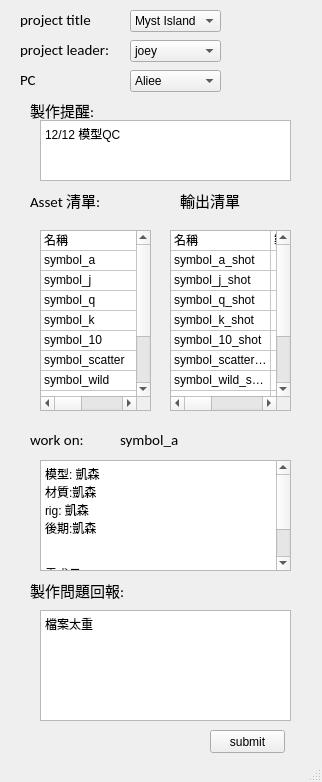
<?xml version="1.0" encoding="UTF-8"?>
<ui version="4.0">
 <class>MainWindow</class>
 <widget class="QMainWindow" name="MainWindow">
  <property name="geometry">
   <rect>
    <x>0</x>
    <y>0</y>
    <width>322</width>
    <height>782</height>
   </rect>
  </property>
  <property name="windowTitle">
   <string>MainWindow</string>
  </property>
  <widget class="QWidget" name="centralwidget">
   <widget class="QLabel" name="label">
    <property name="geometry">
     <rect>
      <x>20</x>
      <y>40</y>
      <width>111</width>
      <height>20</height>
     </rect>
    </property>
    <property name="font">
     <font>
      <family>Calibri</family>
      <pointsize>11</pointsize>
     </font>
    </property>
    <property name="text">
     <string>project leader:</string>
    </property>
   </widget>
   <widget class="QComboBox" name="comboBox">
    <property name="geometry">
     <rect>
      <x>130</x>
      <y>40</y>
      <width>91</width>
      <height>22</height>
     </rect>
    </property>
    <item>
     <property name="text">
      <string>joey</string>
     </property>
    </item>
    <item>
     <property name="text">
      <string>alpha</string>
     </property>
    </item>
    <item>
     <property name="text">
      <string>sandy</string>
     </property>
    </item>
    <item>
     <property name="text">
      <string>逸倫</string>
     </property>
    </item>
    <item>
     <property name="text">
      <string>Kander</string>
     </property>
    </item>
    <item>
     <property name="text">
      <string>建昌</string>
     </property>
    </item>
    <item>
     <property name="text">
      <string>Duke</string>
     </property>
    </item>
   </widget>
   <widget class="QComboBox" name="comboBox_2">
    <property name="geometry">
     <rect>
      <x>130</x>
      <y>10</y>
      <width>91</width>
      <height>22</height>
     </rect>
    </property>
    <item>
     <property name="text">
      <string>Myst Island</string>
     </property>
    </item>
    <item>
     <property name="text">
      <string>奧林帕斯</string>
     </property>
    </item>
    <item>
     <property name="text">
      <string>女媧</string>
     </property>
    </item>
   </widget>
   <widget class="QLabel" name="label_6">
    <property name="geometry">
     <rect>
      <x>20</x>
      <y>10</y>
      <width>111</width>
      <height>20</height>
     </rect>
    </property>
    <property name="font">
     <font>
      <family>Calibri</family>
      <pointsize>11</pointsize>
     </font>
    </property>
    <property name="text">
     <string>project title</string>
    </property>
   </widget>
   <widget class="QLabel" name="label_3">
    <property name="geometry">
     <rect>
      <x>30</x>
      <y>190</y>
      <width>111</width>
      <height>20</height>
     </rect>
    </property>
    <property name="font">
     <font>
      <family>Calibri</family>
      <pointsize>11</pointsize>
     </font>
    </property>
    <property name="text">
     <string>Asset 清單:</string>
    </property>
   </widget>
   <widget class="QTableWidget" name="tableWidget_4">
    <property name="geometry">
     <rect>
      <x>170</x>
      <y>230</y>
      <width>121</width>
      <height>181</height>
     </rect>
    </property>
    <property name="rowCount">
     <number>12</number>
    </property>
    <property name="columnCount">
     <number>5</number>
    </property>
    <attribute name="horizontalHeaderVisible">
     <bool>false</bool>
    </attribute>
    <attribute name="horizontalHeaderDefaultSectionSize">
     <number>100</number>
    </attribute>
    <attribute name="horizontalHeaderHighlightSections">
     <bool>false</bool>
    </attribute>
    <attribute name="verticalHeaderVisible">
     <bool>false</bool>
    </attribute>
    <attribute name="verticalHeaderDefaultSectionSize">
     <number>20</number>
    </attribute>
    <attribute name="verticalHeaderHighlightSections">
     <bool>false</bool>
    </attribute>
    <row/>
    <row/>
    <row/>
    <row/>
    <row/>
    <row/>
    <row/>
    <row/>
    <row/>
    <row/>
    <row/>
    <row/>
    <column>
     <property name="text">
      <string/>
     </property>
    </column>
    <column/>
    <column/>
    <column/>
    <column/>
    <item row="0" column="0">
     <property name="text">
      <string>名稱</string>
     </property>
    </item>
    <item row="0" column="1">
     <property name="text">
      <string>製作人員</string>
     </property>
    </item>
    <item row="0" column="2">
     <property name="text">
      <string/>
     </property>
    </item>
    <item row="0" column="3">
     <property name="text">
      <string/>
     </property>
    </item>
    <item row="1" column="0">
     <property name="text">
      <string>symbol_a_shot</string>
     </property>
    </item>
    <item row="1" column="1">
     <property name="text">
      <string/>
     </property>
    </item>
    <item row="1" column="2">
     <property name="text">
      <string/>
     </property>
    </item>
    <item row="1" column="3">
     <property name="text">
      <string/>
     </property>
    </item>
    <item row="2" column="0">
     <property name="text">
      <string>symbol_j_shot</string>
     </property>
    </item>
    <item row="2" column="1">
     <property name="text">
      <string/>
     </property>
    </item>
    <item row="2" column="2">
     <property name="text">
      <string/>
     </property>
    </item>
    <item row="2" column="3">
     <property name="text">
      <string/>
     </property>
    </item>
    <item row="3" column="0">
     <property name="text">
      <string>symbol_q_shot</string>
     </property>
    </item>
    <item row="3" column="1">
     <property name="text">
      <string/>
     </property>
    </item>
    <item row="3" column="2">
     <property name="text">
      <string/>
     </property>
    </item>
    <item row="3" column="3">
     <property name="text">
      <string/>
     </property>
    </item>
    <item row="4" column="0">
     <property name="text">
      <string>symbol_k_shot</string>
     </property>
    </item>
    <item row="4" column="1">
     <property name="text">
      <string/>
     </property>
    </item>
    <item row="4" column="2">
     <property name="text">
      <string/>
     </property>
    </item>
    <item row="4" column="3">
     <property name="text">
      <string/>
     </property>
    </item>
    <item row="5" column="0">
     <property name="text">
      <string>symbol_10_shot</string>
     </property>
    </item>
    <item row="5" column="1">
     <property name="text">
      <string/>
     </property>
    </item>
    <item row="5" column="2">
     <property name="text">
      <string/>
     </property>
    </item>
    <item row="5" column="3">
     <property name="text">
      <string/>
     </property>
    </item>
    <item row="6" column="0">
     <property name="text">
      <string>symbol_scatter_shot</string>
     </property>
    </item>
    <item row="6" column="1">
     <property name="text">
      <string/>
     </property>
    </item>
    <item row="6" column="2">
     <property name="text">
      <string/>
     </property>
    </item>
    <item row="6" column="3">
     <property name="text">
      <string/>
     </property>
    </item>
    <item row="7" column="0">
     <property name="text">
      <string>symbol_wild_shot</string>
     </property>
    </item>
    <item row="7" column="1">
     <property name="text">
      <string/>
     </property>
    </item>
    <item row="7" column="2">
     <property name="text">
      <string/>
     </property>
    </item>
    <item row="7" column="3">
     <property name="text">
      <string/>
     </property>
    </item>
    <item row="8" column="0">
     <property name="text">
      <string/>
     </property>
    </item>
    <item row="8" column="1">
     <property name="text">
      <string/>
     </property>
    </item>
    <item row="8" column="2">
     <property name="text">
      <string/>
     </property>
    </item>
    <item row="8" column="3">
     <property name="text">
      <string/>
     </property>
    </item>
    <item row="9" column="0">
     <property name="text">
      <string/>
     </property>
    </item>
    <item row="9" column="1">
     <property name="text">
      <string/>
     </property>
    </item>
    <item row="9" column="2">
     <property name="text">
      <string/>
     </property>
    </item>
    <item row="9" column="3">
     <property name="text">
      <string/>
     </property>
    </item>
    <item row="10" column="0">
     <property name="text">
      <string/>
     </property>
    </item>
    <item row="10" column="1">
     <property name="text">
      <string/>
     </property>
    </item>
    <item row="10" column="2">
     <property name="text">
      <string/>
     </property>
    </item>
    <item row="10" column="3">
     <property name="text">
      <string/>
     </property>
    </item>
    <item row="11" column="0">
     <property name="text">
      <string/>
     </property>
    </item>
    <item row="11" column="1">
     <property name="text">
      <string/>
     </property>
    </item>
    <item row="11" column="2">
     <property name="text">
      <string/>
     </property>
    </item>
    <item row="11" column="3">
     <property name="text">
      <string/>
     </property>
    </item>
   </widget>
   <widget class="QLabel" name="label_5">
    <property name="geometry">
     <rect>
      <x>180</x>
      <y>190</y>
      <width>111</width>
      <height>20</height>
     </rect>
    </property>
    <property name="font">
     <font>
      <family>Calibri</family>
      <pointsize>11</pointsize>
     </font>
    </property>
    <property name="text">
     <string>輸出清單</string>
    </property>
   </widget>
   <widget class="QTableWidget" name="tableWidget_3">
    <property name="geometry">
     <rect>
      <x>40</x>
      <y>230</y>
      <width>111</width>
      <height>181</height>
     </rect>
    </property>
    <property name="rowCount">
     <number>12</number>
    </property>
    <property name="columnCount">
     <number>5</number>
    </property>
    <attribute name="horizontalHeaderVisible">
     <bool>false</bool>
    </attribute>
    <attribute name="horizontalHeaderDefaultSectionSize">
     <number>100</number>
    </attribute>
    <attribute name="horizontalHeaderHighlightSections">
     <bool>false</bool>
    </attribute>
    <attribute name="verticalHeaderVisible">
     <bool>false</bool>
    </attribute>
    <attribute name="verticalHeaderDefaultSectionSize">
     <number>20</number>
    </attribute>
    <attribute name="verticalHeaderHighlightSections">
     <bool>false</bool>
    </attribute>
    <row/>
    <row/>
    <row/>
    <row/>
    <row/>
    <row/>
    <row/>
    <row/>
    <row/>
    <row/>
    <row/>
    <row/>
    <column>
     <property name="text">
      <string/>
     </property>
    </column>
    <column/>
    <column/>
    <column/>
    <column/>
    <item row="0" column="0">
     <property name="text">
      <string>名稱</string>
     </property>
    </item>
    <item row="0" column="1">
     <property name="text">
      <string>製作人員</string>
     </property>
    </item>
    <item row="0" column="2">
     <property name="text">
      <string/>
     </property>
    </item>
    <item row="0" column="3">
     <property name="text">
      <string/>
     </property>
    </item>
    <item row="1" column="0">
     <property name="text">
      <string>symbol_a</string>
     </property>
    </item>
    <item row="1" column="1">
     <property name="text">
      <string/>
     </property>
    </item>
    <item row="1" column="2">
     <property name="text">
      <string/>
     </property>
    </item>
    <item row="1" column="3">
     <property name="text">
      <string/>
     </property>
    </item>
    <item row="2" column="0">
     <property name="text">
      <string>symbol_j</string>
     </property>
    </item>
    <item row="2" column="1">
     <property name="text">
      <string/>
     </property>
    </item>
    <item row="2" column="2">
     <property name="text">
      <string/>
     </property>
    </item>
    <item row="2" column="3">
     <property name="text">
      <string/>
     </property>
    </item>
    <item row="3" column="0">
     <property name="text">
      <string>symbol_q</string>
     </property>
    </item>
    <item row="3" column="1">
     <property name="text">
      <string/>
     </property>
    </item>
    <item row="3" column="2">
     <property name="text">
      <string/>
     </property>
    </item>
    <item row="3" column="3">
     <property name="text">
      <string/>
     </property>
    </item>
    <item row="4" column="0">
     <property name="text">
      <string>symbol_k</string>
     </property>
    </item>
    <item row="4" column="1">
     <property name="text">
      <string/>
     </property>
    </item>
    <item row="4" column="2">
     <property name="text">
      <string/>
     </property>
    </item>
    <item row="4" column="3">
     <property name="text">
      <string/>
     </property>
    </item>
    <item row="5" column="0">
     <property name="text">
      <string>symbol_10</string>
     </property>
    </item>
    <item row="5" column="1">
     <property name="text">
      <string/>
     </property>
    </item>
    <item row="5" column="2">
     <property name="text">
      <string/>
     </property>
    </item>
    <item row="5" column="3">
     <property name="text">
      <string/>
     </property>
    </item>
    <item row="6" column="0">
     <property name="text">
      <string>symbol_scatter</string>
     </property>
    </item>
    <item row="6" column="1">
     <property name="text">
      <string/>
     </property>
    </item>
    <item row="6" column="2">
     <property name="text">
      <string/>
     </property>
    </item>
    <item row="6" column="3">
     <property name="text">
      <string/>
     </property>
    </item>
    <item row="7" column="0">
     <property name="text">
      <string>symbol_wild</string>
     </property>
    </item>
    <item row="7" column="1">
     <property name="text">
      <string/>
     </property>
    </item>
    <item row="7" column="2">
     <property name="text">
      <string/>
     </property>
    </item>
    <item row="7" column="3">
     <property name="text">
      <string/>
     </property>
    </item>
    <item row="8" column="0">
     <property name="text">
      <string/>
     </property>
    </item>
    <item row="8" column="1">
     <property name="text">
      <string/>
     </property>
    </item>
    <item row="8" column="2">
     <property name="text">
      <string/>
     </property>
    </item>
    <item row="8" column="3">
     <property name="text">
      <string/>
     </property>
    </item>
    <item row="9" column="0">
     <property name="text">
      <string/>
     </property>
    </item>
    <item row="9" column="1">
     <property name="text">
      <string/>
     </property>
    </item>
    <item row="9" column="2">
     <property name="text">
      <string/>
     </property>
    </item>
    <item row="9" column="3">
     <property name="text">
      <string/>
     </property>
    </item>
    <item row="10" column="0">
     <property name="text">
      <string/>
     </property>
    </item>
    <item row="10" column="1">
     <property name="text">
      <string/>
     </property>
    </item>
    <item row="10" column="2">
     <property name="text">
      <string/>
     </property>
    </item>
    <item row="10" column="3">
     <property name="text">
      <string/>
     </property>
    </item>
    <item row="11" column="0">
     <property name="text">
      <string/>
     </property>
    </item>
    <item row="11" column="1">
     <property name="text">
      <string/>
     </property>
    </item>
    <item row="11" column="2">
     <property name="text">
      <string/>
     </property>
    </item>
    <item row="11" column="3">
     <property name="text">
      <string/>
     </property>
    </item>
   </widget>
   <widget class="QLabel" name="label_4">
    <property name="geometry">
     <rect>
      <x>30</x>
      <y>430</y>
      <width>111</width>
      <height>20</height>
     </rect>
    </property>
    <property name="font">
     <font>
      <family>Calibri</family>
      <pointsize>11</pointsize>
     </font>
    </property>
    <property name="text">
     <string>work on:</string>
    </property>
   </widget>
   <widget class="QLabel" name="label_7">
    <property name="geometry">
     <rect>
      <x>120</x>
      <y>430</y>
      <width>111</width>
      <height>20</height>
     </rect>
    </property>
    <property name="font">
     <font>
      <family>Calibri</family>
      <pointsize>11</pointsize>
     </font>
    </property>
    <property name="text">
     <string>symbol_a</string>
    </property>
   </widget>
   <widget class="QPlainTextEdit" name="plainTextEdit">
    <property name="geometry">
     <rect>
      <x>40</x>
      <y>460</y>
      <width>251</width>
      <height>111</height>
     </rect>
    </property>
    <property name="plainText">
     <string>模型: 凱森
材質:凱森
rig: 凱森
後期:凱森


需求日: 12/28 2017

</string>
    </property>
   </widget>
   <widget class="QComboBox" name="comboBox_3">
    <property name="geometry">
     <rect>
      <x>130</x>
      <y>70</y>
      <width>91</width>
      <height>22</height>
     </rect>
    </property>
    <item>
     <property name="text">
      <string>Aliee</string>
     </property>
    </item>
    <item>
     <property name="text">
      <string>Yang</string>
     </property>
    </item>
    <item>
     <property name="text">
      <string>Bonds</string>
     </property>
    </item>
    <item>
     <property name="text">
      <string>Hannah</string>
     </property>
    </item>
   </widget>
   <widget class="QLabel" name="label_2">
    <property name="geometry">
     <rect>
      <x>20</x>
      <y>70</y>
      <width>111</width>
      <height>20</height>
     </rect>
    </property>
    <property name="font">
     <font>
      <family>Calibri</family>
      <pointsize>11</pointsize>
     </font>
    </property>
    <property name="text">
     <string>PC</string>
    </property>
   </widget>
   <widget class="QLabel" name="label_8">
    <property name="geometry">
     <rect>
      <x>30</x>
      <y>100</y>
      <width>111</width>
      <height>20</height>
     </rect>
    </property>
    <property name="font">
     <font>
      <family>Calibri</family>
      <pointsize>11</pointsize>
     </font>
    </property>
    <property name="text">
     <string>製作提醒:</string>
    </property>
   </widget>
   <widget class="QPlainTextEdit" name="plainTextEdit_2">
    <property name="geometry">
     <rect>
      <x>40</x>
      <y>120</y>
      <width>251</width>
      <height>61</height>
     </rect>
    </property>
    <property name="plainText">
     <string>12/12 模型QC</string>
    </property>
   </widget>
   <widget class="QPlainTextEdit" name="plainTextEdit_3">
    <property name="geometry">
     <rect>
      <x>40</x>
      <y>610</y>
      <width>251</width>
      <height>111</height>
     </rect>
    </property>
    <property name="plainText">
     <string>檔案太重
</string>
    </property>
   </widget>
   <widget class="QLabel" name="label_9">
    <property name="geometry">
     <rect>
      <x>30</x>
      <y>580</y>
      <width>111</width>
      <height>20</height>
     </rect>
    </property>
    <property name="font">
     <font>
      <family>Calibri</family>
      <pointsize>11</pointsize>
     </font>
    </property>
    <property name="text">
     <string>製作問題回報:</string>
    </property>
   </widget>
   <widget class="QPushButton" name="pushButton">
    <property name="geometry">
     <rect>
      <x>210</x>
      <y>730</y>
      <width>75</width>
      <height>23</height>
     </rect>
    </property>
    <property name="text">
     <string>submit</string>
    </property>
   </widget>
  </widget>
  <widget class="QStatusBar" name="statusbar"/>
 </widget>
 <resources/>
 <connections/>
</ui>
